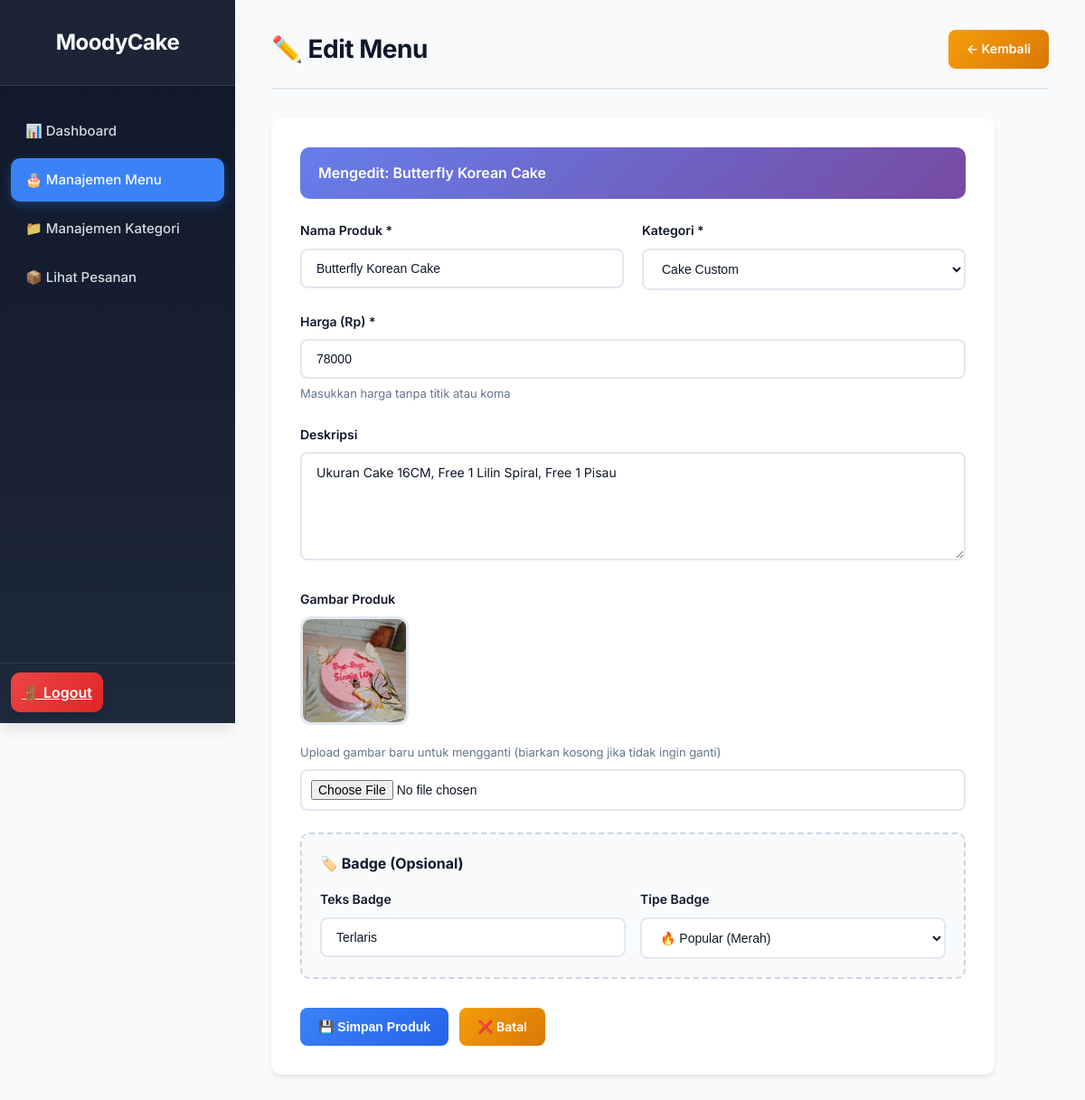
Screenshot of /admin/products.php?action=edit&id=1 (signed in) with the database file from the repository.
### tables this page shows
CREATE TABLE `products` (
  `id` int NOT NULL,
  `category_id` int NOT NULL,
  `name` varchar(255) NOT NULL,
  `description` text,
  `price` int NOT NULL,
  `image` varchar(255) NOT NULL,
  `badge_text` varchar(50) DEFAULT NULL,
  `badge_type` varchar(50) DEFAULT NULL
);

CREATE TABLE `categories` (
  `id` int NOT NULL,
  `name` varchar(100) NOT NULL,
  `slug` varchar(100) NOT NULL
);

### admin/products.php (the view, shortened to what this page needs)
<?php
include 'header.php';
include '../db_connect.php';
$action = $_GET['action'] ?? 'view';
$message = $_GET['message'] ?? '';
$categories_result = $conn->query("SELECT * FROM categories");
?>
<?php if ($action == 'view'): ?>
    <div class="content-header">
        <h1>🎂 Manajemen Menu</h1>
        <a href="products.php?action=add" class="btn btn-success">➕ Tambah Menu Baru</a>
    </div>
    <?php if ($message): ?>
        <div class="alert-success"><?php echo htmlspecialchars($message); ?></div>
    <?php endif; ?>
    <div style="background: white; padding: 24px; border-radius: 12px; box-shadow: 0 4px 6px -1px rgba(0, 0, 0, 0.1);">
        <div style="display: flex; justify-content: space-between; align-items: center; margin-bottom: 20px;">
            <h3 style="font-size: 18px; font-weight: 700; margin: 0;">Daftar Menu</h3>
            <span style="color: #64748b; font-size: 14px;">
                <?php
                $count = $conn->query("SELECT COUNT(*) as count FROM products")->fetch_assoc()['count'];
                echo $count . " menu tersedia";
                ?>
            </span>
        </div>
        <table>
            <thead>
                <tr>
                    <th>Gambar</th>
                    <th>Nama Produk</th>
                    <th>Kategori</th>
                    <th>Harga</th>
                    <th>Badge</th>
                    <th>Aksi</th>
                </tr>
            </thead>
            <tbody>
                <?php
                $sql = "SELECT p.*, c.name as category_name FROM products p LEFT JOIN categories c ON p.category_id = c.id ORDER BY p.id DESC";
                $result = $conn->query($sql);
                while($row = $result->fetch_assoc()):
                ?>
                <tr>
                    <td><img src="<?php echo BASE_URL . 'img/' . htmlspecialchars($row['image']); ?>" alt="" class="product-thumb"></td>
                    <td><strong><?php echo htmlspecialchars($row['name']); ?></strong></td>
                    <td><?php echo htmlspecialchars($row['category_name']); ?></td>
                    <td><strong><?php echo "Rp " . number_format($row['price'], 0, ',', '.'); ?></strong></td>
                    <td>
                        <?php if($row['badge_text']): ?>
                            <span class="badge <?php echo htmlspecialchars($row['badge_type']); ?>">
                                <?php echo htmlspecialchars($row['badge_text']); ?>
                            </span>
                        <?php else: ?>
                            <span style="color: #cbd5e1;">—</span>
                        <?php endif; ?>
                    </td>
                    <td class="action-links">
                        <a href="products.php?action=edit&id=<?php echo $row['id']; ?>" class="edit">✏️ Edit</a>
                        <a href="products.php?action=delete&id=<?php echo $row['id']; ?>" class="delete" onclick="return confirm('Yakin ingin menghapus produk ini?');">🗑️ Hapus</a>
                    </td>
                </tr>
                <?php endwhile; ?>
            </tbody>
        </table>
    </div>
<?php elseif ($action == 'add' || $action == 'edit'): ?>
    <?php
    $product = [
        'id' => '', 'name' => '', 'category_id' => '', 'price' => '',
        'description' => '', 'image' => '', 'badge_text' => '', 'badge_type' => ''
    ];
    $formTitle = "Tambah Menu Baru";
    $formIcon = "➕";
    if ($action == 'edit' && isset($_GET['id'])) {
        $id = $_GET['id'];
        $stmt = $conn->prepare("SELECT * FROM products WHERE id = ?");
        $stmt->bind_param("i", $id);
        $stmt->execute();
        $product = $stmt->get_result()->fetch_assoc();
        $formTitle = "Edit Menu";
        $formIcon = "✏️";
    }
    ?>
    <div class="content-header">
        <h1><?php echo $formIcon . " " . $formTitle; ?></h1>
        <a href="products.php" class="btn btn-warning">← Kembali</a>
    </div>
    <form action="products.php" method="POST" enctype="multipart/form-data">
        <?php if ($action == 'edit'): ?>
            <div style="background: linear-gradient(135deg, #667eea 0%, #764ba2 100%); padding: 16px 20px; border-radius: 10px; margin-bottom: 24px;">
                <p style="color: white; margin: 0; font-weight: 600;">Mengedit: <?php echo htmlspecialchars($product['name']); ?></p>
            </div>
        <?php endif; ?>
        <div style="display: grid; grid-template-columns: 1fr 1fr; gap: 20px;">
            <div class="form-group">
                <label for="name">Nama Produk *</label>
                <input type="text" id="name" name="name" value="<?php echo htmlspecialchars($product['name']); ?>" required placeholder="Contoh: Red Velvet Cake">
            </div>
            <div class="form-group">
                <label for="category_id">Kategori *</label>
                <select id="category_id" name="category_id" required>
                    <?php
                    $categories_result->data_seek(0);
                    while($cat = $categories_result->fetch_assoc()):
                    ?>
                        <option value="<?php echo $cat['id']; ?>" <?php echo ($cat['id'] == $product['category_id']) ? 'selected' : ''; ?>>
                            <?php echo htmlspecialchars($cat['name']); ?>
                        </option>
                    <?php endwhile; ?>
                </select>
            </div>
        </div>
        <div class="form-group">
            <label for="price">Harga (Rp) *</label>
            <input type="number" id="price" name="price" value="<?php echo htmlspecialchars($product['price']); ?>" required placeholder="78000">
            <small>Masukkan harga tanpa titik atau koma</small>
        </div>
        <div class="form-group">
            <label for="description">Deskripsi</label>
            <textarea id="description" name="description" placeholder="Deskripsikan menu ini..."><?php echo htmlspecialchars($product['description']); ?></textarea>
        </div>
        <div class="form-group">
            <label for="image">Gambar Produk</label>
            <?php if ($action == 'edit' && $product['image']): ?>
                <div style="margin-bottom: 12px;">
                    <img src="<?php echo BASE_URL . 'img/' . htmlspecialchars($product['image']); ?>" alt="" style="width: 120px; height: 120px; object-fit: cover; border-radius: 12px; border: 3px solid #e2e8f0;">
                </div>
                <small style="display: block; margin-bottom: 8px;">Upload gambar baru untuk mengganti (biarkan kosong jika tidak ingin ganti)</small>
            <?php endif; ?>
            <input type="file" id="image" name="image" accept="image/*" style="padding: 10px;">
        </div>
        <div style="background: #f8fafc; padding: 20px; border-radius: 10px; border: 2px dashed #cbd5e1; margin: 24px 0;">
            <h4 style="margin: 0 0 16px 0; color: #0f172a; font-size: 16px;">🏷️ Badge (Opsional)</h4>
            <div style="display: grid; grid-template-columns: 1fr 1fr; gap: 16px;">
                <div class="form-group" style="margin: 0;">
                    <label for="badge_text">Teks Badge</label>
                    <input type="text" id="badge_text" name="badge_text" value="<?php echo htmlspecialchars($product['badge_text']); ?>" placeholder="Contoh: Terlaris, Baru">
                </div>
                <div class="form-group" style="margin: 0;">
                    <label for="badge_type">Tipe Badge</label>
                    <select id="badge_type" name="badge_type">
                        <option value="badge-popular" <?php echo ($product['badge_type'] == 'badge-popular') ? 'selected' : ''; ?>>🔥 Popular (Merah)</option>
                    </select>
                </div>
            </div>
        </div>
        <div style="display: flex; gap: 12px; margin-top: 32px;">
            <button type="submit" name="save_product" class="btn btn-primary">💾 Simpan Produk</button>
            <a href="products.php" class="btn btn-warning">❌ Batal</a>
        </div>
    </form>
<?php endif; ?>
<?php
include 'footer.php';
?>

### admin/admin_style.css (style rules this page uses)
:root { --bg-primary: #0f172a; --bg-secondary: #1e293b; --bg-card: #ffffff; --bg-hover: #334155; --accent-blue: #3b82f6; --accent-blue-hover: #2563eb; --accent-green: #10b981; --accent-red: #ef4444; --accent-orange: #f59e0b; --accent-purple: #8b5cf6; --text-primary: #0f172a; --text-secondary: #64748b; --text-light: #f8fafc; --border-color: #e2e8f0; --shadow-sm: 0 1px 2px 0 rgba(0, 0, 0, 0.05); --shadow-md: 0 4px 6px -1px rgba(0, 0, 0, 0.1); --shadow-lg: 0 10px 15px -3px rgba(0, 0, 0, 0.1); }
* { margin: 0; padding: 0; box-sizing: border-box; }
body { font-family: 'Inter', -apple-system, BlinkMacSystemFont, "Segoe UI", Roboto, sans-serif; background-color: #f8fafc; color: var(--text-primary); line-height: 1.6; }
.content-header { margin-bottom: 32px; display: flex; justify-content: space-between; align-items: center; padding-bottom: 20px; border-bottom: 2px solid var(--border-color); }
.content-header h1 { font-size: 28px; font-weight: 700; color: var(--text-primary); letter-spacing: -0.5px; }
.btn { padding: 10px 20px; border: none; border-radius: 8px; text-decoration: none; color: white; cursor: pointer; font-weight: 600; font-size: 14px; transition: all 0.2s ease; display: inline-flex; align-items: center; gap: 8px; box-shadow: var(--shadow-sm); }
.btn-primary { background: linear-gradient(135deg, var(--accent-blue) 0%, #2563eb 100%); }
.btn-warning { background: linear-gradient(135deg, var(--accent-orange) 0%, #d97706 100%); color: white; }
form { background: var(--bg-card); padding: 32px; border-radius: 12px; box-shadow: var(--shadow-md); max-width: 800px; margin-bottom: 32px; }
.form-group { margin-bottom: 24px; }
.form-group label { display: block; margin-bottom: 8px; font-weight: 600; color: var(--text-primary); font-size: 14px; }
.form-group input, .form-group textarea, .form-group select { width: 100%; padding: 12px 16px; border: 2px solid var(--border-color); border-radius: 8px; font-size: 14px; transition: all 0.2s ease; background: white; color: var(--text-primary); }
textarea { min-height: 120px; resize: vertical; font-family: inherit; }
.form-group small { display: block; margin-top: 6px; color: var(--text-secondary); font-size: 13px; }

### rows the page displays
products: name "Butterfly Korean Cake", category_id "Cake Custom", price "78000", description "Ukuran Cake 16CM, Free 1 Lilin Spiral, Free 1 Pisau", image (picture), badge_text "Terlaris", badge_type "🔥 Popular (Merah)"

### other values shown
$formIcon "✏️"
$formTitle "Edit Menu"
